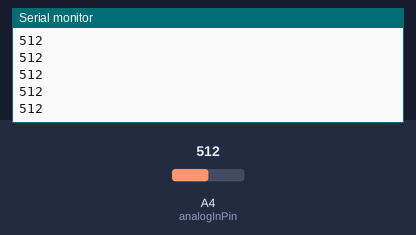
Bench run of a sketch on a simulated Arduino Uno, built with avr-gcc and run on an emulated ATmega328P. On the bench: the last lines printed to the serial monitor. Inputs (shaded band) come from the test bench; at power-on: A4 (analogInPin) = 512.

Above: at 1.2 s.
1.3 s: A4 (analogInPin) set to 716
At 1.35 s:
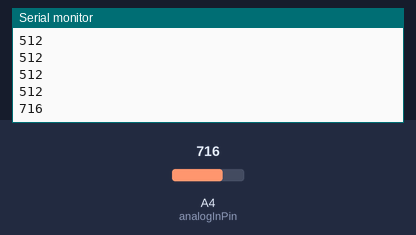
2.8 s: A4 (analogInPin) set to 900
At 2.8 s:
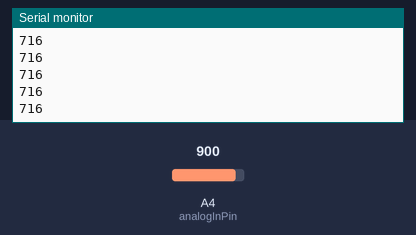
Timing chart, 0 to 5.8 s (numbered marks = the images above; inputs shaded):
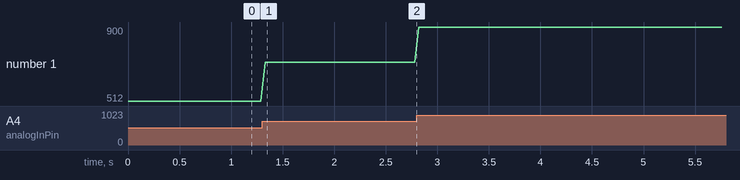

Measured:
- after the input at 1.3 s, the serial monitor: prints a new line at once (image 1)
- plotted number 1: 512 → 716 after the input at 1.3 s, 716 → 900 after the input at 2.8 s

The sketch:

ArduinoSendData.ino
```cpp
//      ******************************************************************
//      *                                                                *
//      *                                                                *
//      *     Example Arduino program that transmits data to a laptop    *
//      *                                                                *
//      *                                                                *
//      ******************************************************************


//
// setup function to initialize hardware and software
//
const int analogInPin = A4;
int d = 0;
void setup()
{
  //
  // start the serial port
  //
  long baudRate = 9600;       // NOTE1: The baudRate for sending & receiving programs must match
  Serial.begin(baudRate);     // NOTE2: Set the baudRate to 115200 for faster communication
}


//
// main loop
//
void loop()
{
   //
  // loop: calculate the data, then send it from the Arduino to the phython program
  //
  while(true) {
    //
    // here is where you update the data to be sent
    //
    //
    // transmit one line of text to phython with 4 numeric values
    // NOTE: commas are sent between values, after the last value a Newline is sent
    //
    d = analogRead(analogInPin);
    Serial.println(d);


    //
    // delay after sending data so the serial connection is not over run
    //
    delay(40);
  }
}
```
